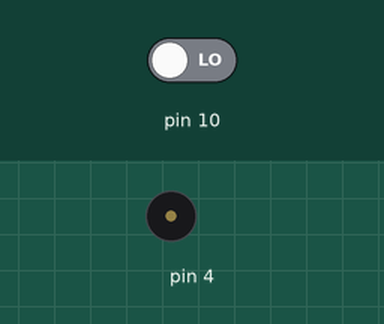
Simulated run of this sketch. Board: Arduino Uno, built with avr-gcc and run on an emulated ATmega328P. Shown: buzzer (waves = sounding). The test bench sets the inputs (shaded band); at power-on: pin 10 LOW.

Above: at 0.3 s.
Timing chart, 0 to 1.8 s (numbered marks = the images above):
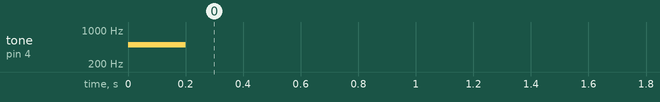

The sketch:

beep.ino
```cpp
struct Speaker {
  int pin;
};

struct Button {
  int pin;
};

Speaker speaker = {4};
Button button = {10};

bool lastButtonState = HIGH;

void setup() {
  pinMode(speaker.pin, OUTPUT);
  pinMode(button.pin, INPUT);
}

void loop() {
  bool currentState = digitalRead(button.pin);

  // Detect button press (HIGH -> LOW)
  if (lastButtonState == HIGH && currentState == LOW) {
    tone(speaker.pin, 500, 200); // beep 200ms
  }

  lastButtonState = currentState;
}
```

Measured:
- by itself, tone on pin 4: silent → 500 Hz at 0.00 s, → silent 0.20 s later
